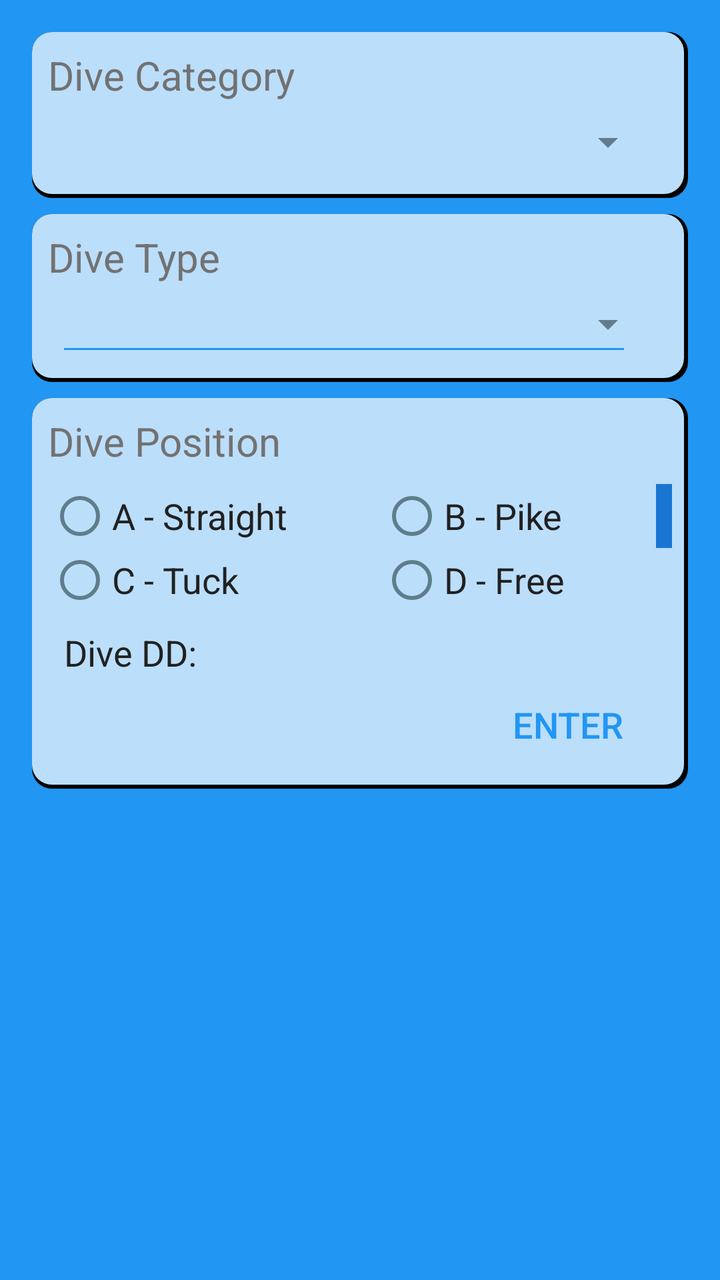
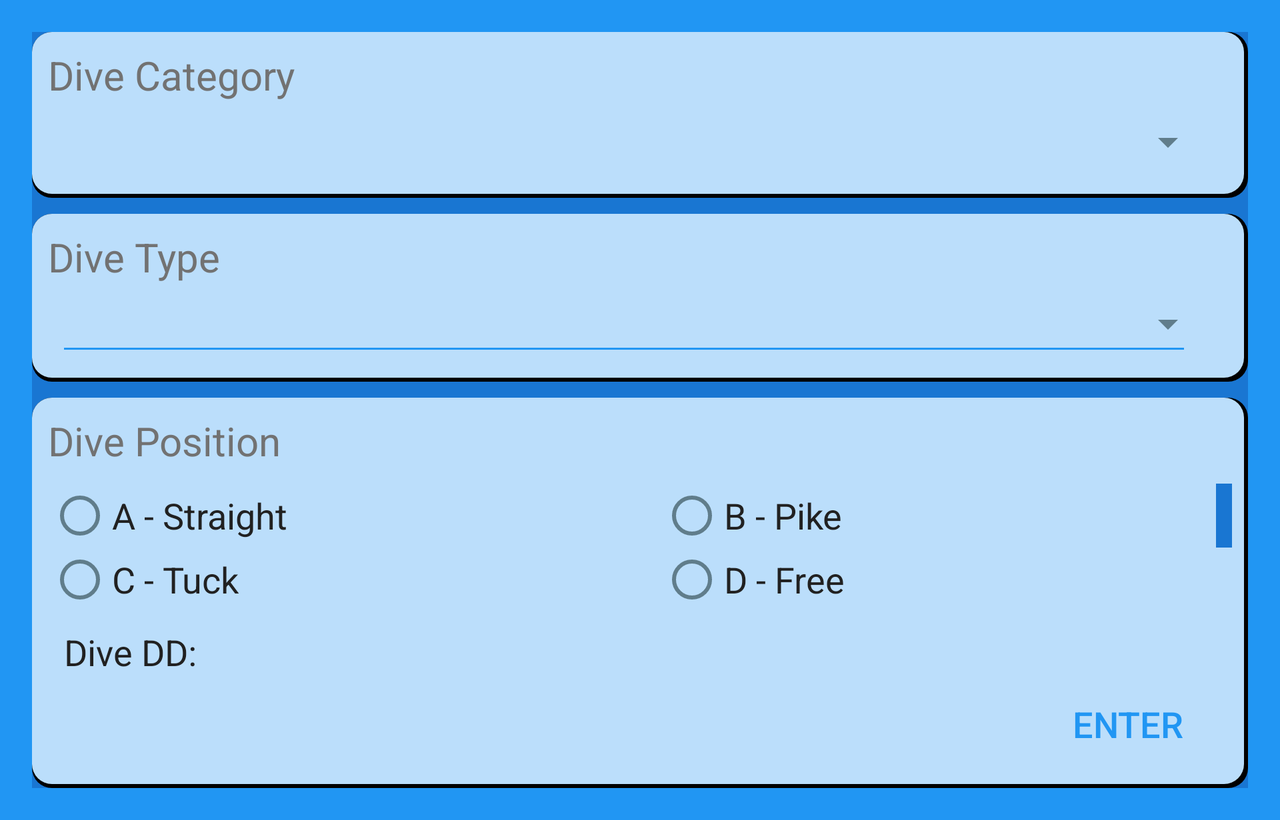

Two renders of one Android screen. The first uses the default layout on a phone; the second uses the alternative layout the repository ships for a different screen configuration, on a matching device. The two XML files are below.
<!-- AndroidManifest.xml: application theme AppTheme -->
<!-- res/layout/activity_edit_dive_list.xml -->
<RelativeLayout xmlns:android="http://schemas.android.com/apk/res/android"
    xmlns:tools="http://schemas.android.com/tools"
    android:layout_width="match_parent"
    android:layout_height="match_parent"
    android:paddingLeft="@dimen/activity_horizontal_margin"
    android:paddingRight="@dimen/activity_horizontal_margin"
    android:paddingTop="@dimen/activity_vertical_margin"
    android:paddingBottom="@dimen/activity_vertical_margin"
    tools:context="com.rodriguez.scoremydivepremium.EditDiveList"
    android:background="@color/primary">

    <LinearLayout
        android:id="@+id/layout1"
        android:layout_width="fill_parent"
        android:layout_height="wrap_content"
        android:orientation="vertical"
        android:paddingTop="8dp"
        android:paddingBottom="8dp"
        android:paddingLeft="8dp"
        android:paddingStart="8dp"
        android:paddingRight="8dp"
        android:paddingEnd="8dp"
        android:background="@drawable/layer_card_background">

        <TextView
            android:id="@+id/diveCategory"
            android:layout_width="match_parent"
            android:layout_height="wrap_content"
            android:text="@string/dive_category"
            android:textSize="@dimen/text_size_medium"
            android:textColor="@color/secondary_text"
            android:gravity="start"
            android:background="@color/primary_light"/>

        <Spinner
            android:id="@+id/DiveCategory"
            android:layout_width="fill_parent"
            android:layout_height="wrap_content"
            android:layout_marginTop="8dp"
            android:layout_marginLeft="8dp"
            android:layout_marginRight="8dp"
            android:layout_marginBottom="8dp"/>

    </LinearLayout>

    <LinearLayout
        android:id="@+id/layout2"
        android:layout_marginTop="8dp"
        android:layout_below="@id/layout1"
        android:layout_width="fill_parent"
        android:layout_height="wrap_content"
        android:orientation="vertical"
        android:paddingTop="8dp"
        android:paddingBottom="8dp"
        android:paddingLeft="8dp"
        android:paddingStart="8dp"
        android:paddingRight="8dp"
        android:paddingEnd="8dp"
        android:background="@drawable/layer_card_background">

        <TextView
            android:id="@+id/diveType"
            android:layout_width="match_parent"
            android:layout_height="wrap_content"
            android:text="@string/choose_dive_type"
            android:textSize="@dimen/text_size_medium"
            android:textColor="@color/secondary_text"
            android:gravity="start"
            android:background="@color/primary_light"/>

        <Spinner
            android:id="@+id/DiveStyle"
            android:layout_width="fill_parent"
            android:layout_height="wrap_content"
            android:layout_marginTop="8dp"
            android:layout_marginLeft="8dp"
            android:layout_marginRight="8dp"/>

        <View
            android:id="@+id/view1"
            android:layout_width="fill_parent"
            android:layout_height="1dp"
            android:layout_marginLeft="8dp"
            android:layout_marginStart="8dp"
            android:layout_marginEnd="24dp"
            android:layout_marginRight="24dp"
            android:background="@color/primary"
            android:layout_marginBottom="8dp"/>

    </LinearLayout>

    <LinearLayout
        android:id="@+id/layout3"
        android:layout_marginTop="8dp"
        android:layout_below="@id/layout2"
        android:layout_width="fill_parent"
        android:layout_height="wrap_content"
        android:orientation="vertical"
        android:paddingTop="8dp"
        android:paddingBottom="8dp"
        android:paddingLeft="8dp"
        android:paddingStart="8dp"
        android:paddingRight="8dp"
        android:paddingEnd="8dp"
        android:background="@drawable/layer_card_background">

        <TextView
            android:id="@+id/divePosition"
            android:layout_width="match_parent"
            android:layout_height="wrap_content"
            android:text="@string/choose_dive_position"
            android:textSize="@dimen/text_size_medium"
            android:textColor="@color/secondary_text"
            android:gravity="start"
            android:background="@color/primary_light"/>

        <TableLayout
            android:id="@+id/layout4"
            android:layout_width="fill_parent"
            android:layout_height="wrap_content"
            android:layout_marginTop="8dp"
            android:background="@color/primary_light">

        <TableRow>

            <RadioButton
                android:id="@+id/radioStraight"
                android:layout_width="wrap_content"
                android:layout_height="wrap_content"
                android:layout_weight="1"
                android:text="@string/straight"
                android:textSize="@dimen/text_size_small"
                android:textColor="@color/primary_text"
                android:background="@color/primary_light"/>

            <RadioButton
                android:id="@+id/radioPike"
                android:layout_width="wrap_content"
                android:layout_height="wrap_content"
                android:layout_weight="1"
                android:layout_marginEnd="8dp"
                android:layout_marginRight="8dp"
                android:text="@string/pike"
                android:textSize="@dimen/text_size_small"
                android:textColor="@color/primary_text"
                android:background="@color/primary_light"/>

        </TableRow>

        <TableRow>

            <RadioButton
                android:id="@+id/radioTuck"
                android:layout_width="wrap_content"
                android:layout_height="wrap_content"
                android:layout_weight="1"
                android:text="@string/tuck"
                android:textSize="@dimen/text_size_small"
                android:textColor="@color/primary_text"
                android:background="@color/primary_light"/>

            <RadioButton
                android:id="@+id/radioFree"
                android:layout_width="wrap_content"
                android:layout_height="wrap_content"
                android:layout_weight="1"
                android:text="@string/free"
                android:textSize="@dimen/text_size_small"
                android:textColor="@color/primary_text"
                android:background="@color/primary_light"/>

        </TableRow>

    </TableLayout>

    <TextView
        android:id="@+id/DODView"
        android:layout_width="match_parent"
        android:layout_height="wrap_content"
        android:layout_marginTop="8dp"
        android:layout_marginLeft="8dp"
        android:layout_marginStart="8dp"
        android:layout_marginRight="8dp"
        android:layout_marginEnd="8dp"
        android:text="@string/dive_dd_text"
        android:textSize="@dimen/text_size_small"
        android:textColor="@color/primary_text"
        android:gravity="start"
        android:background="@color/primary_light"/>

    <LinearLayout
        android:id="@+id/layoutList"
        android:layout_width="wrap_content"
        android:layout_height="wrap_content"
        android:layout_marginEnd="8dp"
        android:layout_marginRight="8dp"
        android:layout_gravity="end"
        android:orientation="horizontal"
        android:background="@color/primary_light">

        <Button
            android:id="@+id/buttonScore"
            android:text="@string/enter"
            style="?android:attr/borderlessButtonStyle"
            android:layout_width="wrap_content"
            android:layout_height="wrap_content"
            android:layout_gravity="end"
            android:textSize="@dimen/text_size_small"
            android:textColor="@color/primary"/>

        </LinearLayout>


    </LinearLayout>

</RelativeLayout>
<!-- resources referenced by this layout -->
<resources>
  <color name="primary">#2196F3</color>
  <color name="primary_light">#BBDEFB</color>
  <color name="primary_text">#212121</color>
  <color name="secondary_text">#727272</color>
  <dimen name="activity_horizontal_margin">16dp</dimen>
  <dimen name="activity_vertical_margin">16dp</dimen>
  <dimen name="text_size_medium">20sp</dimen>
  <dimen name="text_size_small">18sp</dimen>
  <!-- drawable layer_card_background (drawable) -->
  <?xml version="1.0" encoding="utf-8"?>
  <layer-list xmlns:android="http://schemas.android.com/apk/res/android">
      <item>
          <shape android:shape="rectangle">
              <solid android:color="@color/black"/>
              <corners android:radius="10dp" />
          </shape>
      </item>
  
      <item
          android:left="0dp"
          android:right="2dp"
          android:top="0dp"
          android:bottom="2dp">
          <shape android:shape="rectangle">
              <solid android:color="@color/primary_light"/>
              <corners android:radius="10dp" />
          </shape>
      </item>
  </layer-list>
  <string name="choose_dive_position">Dive Position</string>
  <string name="choose_dive_type">Dive Type</string>
  <string name="dive_category">Dive Category</string>
  <string name="dive_dd_text">Dive DD:</string>
  <string name="enter">Enter</string>
  <string name="free">D - Free</string>
  <string name="pike">B - Pike</string>
  <string name="straight">A - Straight</string>
  <string name="tuck">C - Tuck</string>
  <style name="AppTheme" parent="Theme.AppCompat.Light.DarkActionBar">
  
          <item name="android:background">@color/primary_dark</item>
          <item name="android:windowBackground">@color/primary_dark</item>
          <item name="android:colorBackground">@color/primary_dark</item>
  
          
          <item name="colorControlNormal">@color/accent</item>
          <item name="colorControlActivated">@color/primary_dark</item>
          <item name="colorControlHighlight">@color/primary_dark</item>
  
          
          <item name="android:itemTextAppearance">@style/TextAppearance</item>
  
      </style>
  <color name="black">#000000</color>
  <color name="primary_dark">#1976D2</color>
  <color name="accent">#607D8B</color>
  <style name="TextAppearance">
          <item name="android:textColor">@android:color/white</item>
      </style>
</resources>
<!-- res/layout-land/activity_edit_dive_list.xml (the repository's variant of the layout above) -->
<!-- drawn on the phone turned sideways -->
<ScrollView xmlns:android="http://schemas.android.com/apk/res/android"
    xmlns:tools="http://schemas.android.com/tools"
    android:layout_width="match_parent"
    android:layout_height="match_parent"
    android:paddingLeft="@dimen/activity_horizontal_margin"
    android:paddingRight="@dimen/activity_horizontal_margin"
    android:paddingTop="@dimen/activity_vertical_margin"
    android:paddingBottom="@dimen/activity_vertical_margin"
    tools:context="com.rodriguez.scoremydivepremium.EditDiveList"
    android:background="@color/primary">

    <RelativeLayout
        android:layout_width="wrap_content"
        android:layout_height="wrap_content">

        <LinearLayout
            android:id="@+id/layout1"
            android:layout_width="fill_parent"
            android:layout_height="wrap_content"
            android:orientation="vertical"
            android:paddingTop="8dp"
            android:paddingBottom="8dp"
            android:paddingLeft="8dp"
            android:paddingStart="8dp"
            android:paddingRight="8dp"
            android:paddingEnd="8dp"
            android:background="@drawable/layer_card_background">

            <TextView
                android:id="@+id/diveCategory"
                android:layout_width="match_parent"
                android:layout_height="wrap_content"
                android:text="@string/dive_category"
                android:textSize="@dimen/text_size_medium"
                android:textColor="@color/secondary_text"
                android:gravity="start"
                android:background="@color/primary_light"/>

            <Spinner
                android:id="@+id/DiveCategory"
                android:layout_width="fill_parent"
                android:layout_height="wrap_content"
                android:layout_marginTop="8dp"
                android:layout_marginLeft="8dp"
                android:layout_marginRight="8dp"
                android:layout_marginBottom="8dp"/>

        </LinearLayout>

        <LinearLayout
            android:id="@+id/layout2"
            android:layout_marginTop="8dp"
            android:layout_below="@id/layout1"
            android:layout_width="fill_parent"
            android:layout_height="wrap_content"
            android:orientation="vertical"
            android:paddingTop="8dp"
            android:paddingBottom="8dp"
            android:paddingLeft="8dp"
            android:paddingStart="8dp"
            android:paddingRight="8dp"
            android:paddingEnd="8dp"
            android:background="@drawable/layer_card_background">

            <TextView
                android:id="@+id/diveType"
                android:layout_width="match_parent"
                android:layout_height="wrap_content"
                android:text="@string/choose_dive_type"
                android:textSize="@dimen/text_size_medium"
                android:textColor="@color/secondary_text"
                android:gravity="start"
                android:background="@color/primary_light"/>

            <Spinner
                android:id="@+id/DiveStyle"
                android:layout_width="fill_parent"
                android:layout_height="wrap_content"
                android:layout_marginTop="8dp"
                android:layout_marginLeft="8dp"
                android:layout_marginRight="8dp"/>

            <View
                android:id="@+id/view1"
                android:layout_width="fill_parent"
                android:layout_height="1dp"
                android:layout_marginLeft="8dp"
                android:layout_marginStart="8dp"
                android:layout_marginEnd="24dp"
                android:layout_marginRight="24dp"
                android:background="@color/primary"
                android:layout_marginBottom="8dp"/>

        </LinearLayout>

        <LinearLayout
            android:id="@+id/layout3"
            android:layout_marginTop="8dp"
            android:layout_below="@id/layout2"
            android:layout_width="fill_parent"
            android:layout_height="wrap_content"
            android:orientation="vertical"
            android:paddingTop="8dp"
            android:paddingBottom="8dp"
            android:paddingLeft="8dp"
            android:paddingStart="8dp"
            android:paddingRight="8dp"
            android:paddingEnd="8dp"
            android:background="@drawable/layer_card_background">

            <TextView
                android:id="@+id/divePosition"
                android:layout_width="match_parent"
                android:layout_height="wrap_content"
                android:text="@string/choose_dive_position"
                android:textSize="@dimen/text_size_medium"
                android:textColor="@color/secondary_text"
                android:gravity="start"
                android:background="@color/primary_light"/>

            <TableLayout
                android:id="@+id/layout4"
                android:layout_width="fill_parent"
                android:layout_height="wrap_content"
                android:layout_marginTop="8dp"
                android:background="@color/primary_light">

            <TableRow>

                <RadioButton
                    android:id="@+id/radioStraight"
                    android:layout_width="wrap_content"
                    android:layout_height="wrap_content"
                    android:layout_weight="1"
                    android:text="@string/straight"
                    android:textSize="@dimen/text_size_small"
                    android:textColor="@color/primary_text"
                    android:background="@color/primary_light"/>

                <RadioButton
                    android:id="@+id/radioPike"
                    android:layout_width="wrap_content"
                    android:layout_height="wrap_content"
                    android:layout_weight="1"
                    android:layout_marginEnd="8dp"
                    android:layout_marginRight="8dp"
                    android:text="@string/pike"
                    android:textSize="@dimen/text_size_small"
                    android:textColor="@color/primary_text"
                    android:background="@color/primary_light"/>

            </TableRow>

            <TableRow>

                <RadioButton
                    android:id="@+id/radioTuck"
                    android:layout_width="wrap_content"
                    android:layout_height="wrap_content"
                    android:layout_weight="1"
                    android:text="@string/tuck"
                    android:textSize="@dimen/text_size_small"
                    android:textColor="@color/primary_text"
                    android:background="@color/primary_light"/>

                <RadioButton
                    android:id="@+id/radioFree"
                    android:layout_width="wrap_content"
                    android:layout_height="wrap_content"
                    android:layout_weight="1"
                    android:text="@string/free"
                    android:textSize="@dimen/text_size_small"
                    android:textColor="@color/primary_text"
                    android:background="@color/primary_light"/>

            </TableRow>

        </TableLayout>

        <TextView
            android:id="@+id/DODView"
            android:layout_width="match_parent"
            android:layout_height="wrap_content"
            android:layout_marginTop="8dp"
            android:layout_marginLeft="8dp"
            android:layout_marginStart="8dp"
            android:layout_marginRight="8dp"
            android:layout_marginEnd="8dp"
            android:text="@string/dive_dd_text"
            android:textSize="@dimen/text_size_small"
            android:textColor="@color/primary_text"
            android:gravity="start"
            android:background="@color/primary_light"/>

        <LinearLayout
            android:id="@+id/layoutList"
            android:layout_width="wrap_content"
            android:layout_height="wrap_content"
            android:layout_marginEnd="8dp"
            android:layout_marginRight="8dp"
            android:layout_gravity="end"
            android:orientation="horizontal"
            android:background="@color/primary_light">

            <Button
                android:id="@+id/buttonScore"
                android:text="@string/enter"
                style="?android:attr/borderlessButtonStyle"
                android:layout_width="wrap_content"
                android:layout_height="wrap_content"
                android:layout_gravity="end"
                android:textSize="@dimen/text_size_small"
                android:textColor="@color/primary"/>

            </LinearLayout>

        </LinearLayout>

    </RelativeLayout>

</ScrollView>
